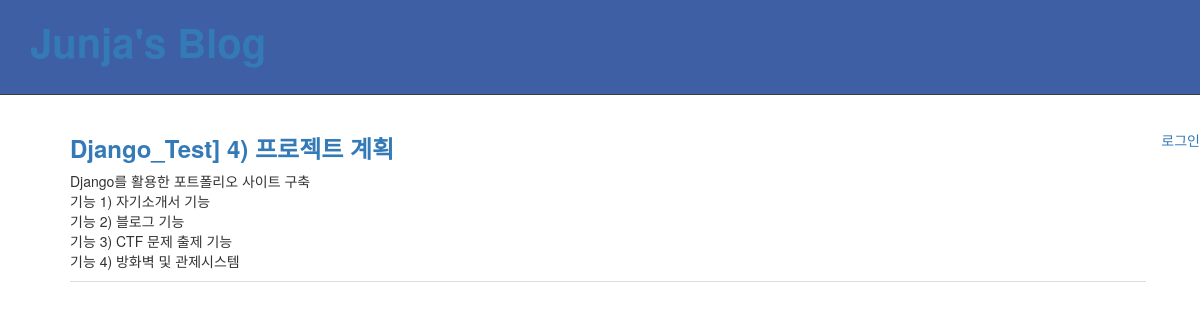
The app's page /post/4/ with its own data.
### blog/models.py (models this page shows, shortened)
class Post(models.Model):
        author = models.ForeignKey(settings.AUTH_USER_MODEL)
        title = models.CharField(max_length=100)
        content = models.TextField(blank=True)
        created_date = models.DateTimeField(auto_now_add=True)
        published_date = models.DateTimeField(blank=True, null=True)

### blog/views.py (the view)
# urls.py: url(r'^post/(?P<pk>\d+)/', post_detail),
def post_detail(request, pk):
    post = Post.objects.get(pk=pk)
    context = {
        'post': post
    }
    return render(request, 'blog/post_detail.html', context)

### templates/blog/post_detail.html
{% extends 'base.html' %}
{% block content %}
    <div class="container">
        <ul class="list">
            <li class="item">
                <h3><a href="">{{ post.title }}</a></h3>
                <div class="content">{{ post.content|linebreaksbr }}</div>
            </li>
        </ul>
    </div>
{% endblock %}

### static/css/blog.css (style rules this page uses)
.item { overflow: hidden; padding-bottom: 10px; border-bottom: 1px solid #ddd; }
.item h3 { font-weight: bolder; }

### records on screen
Post: title "Django_Test] 4) 프로젝트 계획", content "Django를 활용한 포트폴리오 사이트 구축 기능 1) 자기소개서 기능 기능 2) 블로그 기능 기능 3) CTF 문제 출제 기능 기능 4) 방화벽 및 관제시스템"
